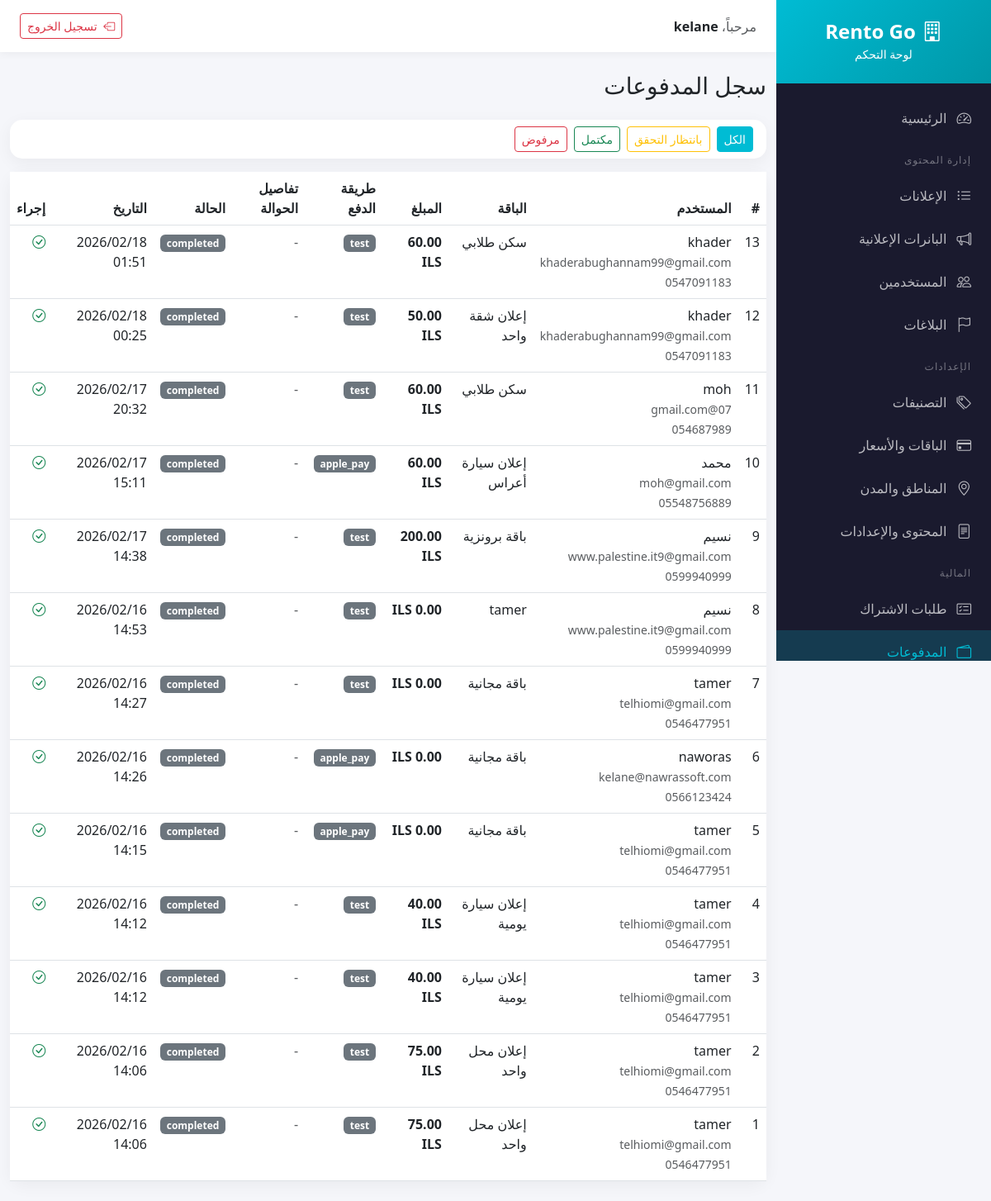
Screenshot of /deploy/admin/payments.php (signed in) with the database file from the repository.
### tables this page shows
CREATE TABLE `payments` (
  `id` int(10) UNSIGNED NOT NULL,
  `user_id` int(10) UNSIGNED NOT NULL,
  `plan_id` int(10) UNSIGNED NOT NULL,
  `subscription_id` int(10) UNSIGNED DEFAULT NULL,
  `amount` decimal(10,2) NOT NULL,
  `currency` varchar(10) DEFAULT 'ILS',
  `platform` enum('ios','android','web') NOT NULL,
  `payment_method` varchar(50) DEFAULT 'test',
  `sender_name` varchar(100) DEFAULT NULL,
  `transfer_date` date DEFAULT NULL,
  `transaction_id` varchar(255) DEFAULT NULL,
  `receipt_data` text DEFAULT NULL,
  `status` enum('pending','completed','failed','refunded') DEFAULT 'pending',
  `verified_at` timestamp NULL DEFAULT NULL,
  `verified_by` int(10) UNSIGNED DEFAULT NULL,
  `notes` text DEFAULT NULL,
  `created_at` timestamp NOT NULL DEFAULT current_timestamp(),
  `updated_at` timestamp NOT NULL DEFAULT current_timestamp() ON UPDATE current_timestamp()
);

CREATE TABLE `users` (
  `id` int(10) UNSIGNED NOT NULL,
  `name` varchar(255) NOT NULL,
  `company_name` varchar(255) DEFAULT NULL,
  `email` varchar(255) NOT NULL,
  `phone` varchar(20) NOT NULL,
  `password` varchar(255) NOT NULL,
  `user_type` enum('renter','owner','office','car_lessor') NOT NULL DEFAULT 'renter',
  `profile_image` varchar(500) DEFAULT NULL,
  `is_verified_phone` tinyint(1) DEFAULT 0,
  `is_verified_email` tinyint(1) DEFAULT 0,
  `is_trusted` tinyint(1) DEFAULT 0,
  `trusted_until` date DEFAULT NULL,
  `is_active` tinyint(1) DEFAULT 1,
  `has_received_welcome_bonus` tinyint(1) DEFAULT 0,
  `is_blocked` tinyint(1) DEFAULT 0,
  `is_approved` tinyint(1) DEFAULT 1,
  `preferred_language` enum('ar','en','he') DEFAULT 'ar',
  `fcm_token` varchar(500) DEFAULT NULL,
  `notifications_enabled` tinyint(1) DEFAULT 1,
  `created_at` timestamp NOT NULL DEFAULT current_timestamp(),
  `updated_at` timestamp NOT NULL DEFAULT current_timestamp() ON UPDATE current_timestamp(),
  `region_id` int(10) UNSIGNED DEFAULT NULL,
  `city_id` int(10) UNSIGNED DEFAULT NULL
);

CREATE TABLE `plans` (
  `id` int(10) UNSIGNED NOT NULL,
  `category` enum('properties','cars') NOT NULL,
  `name_ar` varchar(255) NOT NULL,
  `name_en` varchar(255) NOT NULL,
  `name_he` varchar(255) NOT NULL,
  `description_ar` text DEFAULT NULL,
  `description_en` text DEFAULT NULL,
  `description_he` text DEFAULT NULL,
  `plan_type` enum('single','package') DEFAULT 'single',
  `property_type_id` int(10) UNSIGNED DEFAULT NULL,
  `car_type_id` int(10) UNSIGNED DEFAULT NULL,
  `property_type` enum('apartment','shop_office','villa_chalet','student_housing','land') DEFAULT NULL,
  `car_usage_type` enum('daily','wedding','tourism') DEFAULT NULL,
  `listings_count` int(11) DEFAULT NULL,
  `is_unlimited` tinyint(1) DEFAULT 0,
  `duration_days` int(11) DEFAULT 30,
  `price` decimal(10,2) NOT NULL,
  `original_price` decimal(10,2) DEFAULT NULL,
  `discount_percent` int(11) DEFAULT NULL,
  `currency` varchar(10) DEFAULT 'ILS',
  `badge` enum('bronze','silver','gold') DEFAULT NULL,
  `is_featured` tinyint(1) DEFAULT 0,
  `allow_region_notifications` tinyint(1) DEFAULT 0,
  `allow_city_notifications` tinyint(1) DEFAULT 0,
  `is_trusted_advertiser` tinyint(1) DEFAULT 0,
  `is_active` tinyint(1) DEFAULT 1,
  `is_welcome_bonus` tinyint(1) DEFAULT 0,
  `welcome_bonus_once` tinyint(1) DEFAULT 1,
  `sort_order` int(11) DEFAULT 0,
  `created_at` timestamp NOT NULL DEFAULT current_timestamp(),
  `updated_at` timestamp NOT NULL DEFAULT current_timestamp() ON UPDATE current_timestamp()
);

### deploy/backend/config/database.php (called while the page is built, shortened)
<?php
class Database {
    private static $instance = null;
    private $connection;
    private function __construct() {
        try {
            $dsn = "mysql:host=" . DB_HOST . ";dbname=" . DB_NAME . ";charset=" . DB_CHARSET;
            $options = [
                PDO::ATTR_ERRMODE => PDO::ERRMODE_EXCEPTION,
                PDO::ATTR_DEFAULT_FETCH_MODE => PDO::FETCH_ASSOC,
                PDO::ATTR_EMULATE_PREPARES => false,
            ];
            $this->connection = new PDO($dsn, DB_USER, DB_PASS, $options);
            $this->connection->exec("SET time_zone = '+02:00'");
        } catch (PDOException $e) {
            throw new Exception("Database connection failed: " . $e->getMessage());
        }
    }
    public static function getInstance() {
        if (self::$instance === null) {
            self::$instance = new self();
        }
        return self::$instance;
    }
    public function query($sql, $params = []) {
        $stmt = $this->connection->prepare($sql);
        $stmt->execute($params);
        return $stmt;
    }
    public function fetchAll($sql, $params = []) {
        return $this->query($sql, $params)->fetchAll();
    }
}

### deploy/admin/payments.php (the view, shortened to what this page needs)
<?php
require_once __DIR__ . '/../backend/config/database.php';
$db = Database::getInstance();
$statusFilter = $_GET['status'] ?? '';
$whereClause = $statusFilter ? "WHERE p.status = '$statusFilter'" : "";
$page = max(1, (int)($_GET['page'] ?? 1));
$perPage = 20;
$offset = ($page - 1) * $perPage;
$payments = $db->fetchAll("
    SELECT p.*, u.name as user_name, u.email as user_email, u.phone as user_phone, pl.name_ar as plan_name
    FROM payments p
    LEFT JOIN users u ON p.user_id = u.id
    LEFT JOIN plans pl ON p.plan_id = pl.id
    $whereClause
    ORDER BY CASE WHEN p.status = 'pending' THEN 0 ELSE 1 END, p.created_at DESC
    LIMIT $perPage OFFSET $offset
");
include 'includes/header.php';
?>
<div class="container-fluid py-4">
    <div class="d-flex justify-content-between align-items-center mb-4">
        <h1 class="h3 mb-0">سجل المدفوعات</h1>
    </div>
    <div class="card mb-3">
        <div class="card-body py-2">
            <div class="d-flex gap-2">
                <a href="?" class="btn btn-sm <?= !$statusFilter ? 'btn-primary' : 'btn-outline-primary' ?>">الكل</a>
                <a href="?status=pending" class="btn btn-sm <?= $statusFilter === 'pending' ? 'btn-warning' : 'btn-outline-warning' ?>">بانتظار التحقق</a>
                <a href="?status=completed" class="btn btn-sm <?= $statusFilter === 'completed' ? 'btn-success' : 'btn-outline-success' ?>">مكتمل</a>
                <a href="?status=rejected" class="btn btn-sm <?= $statusFilter === 'rejected' ? 'btn-danger' : 'btn-outline-danger' ?>">مرفوض</a>
            </div>
        </div>
    </div>
    <div class="card">
        <div class="card-body p-0">
            <div class="table-responsive">
                <table class="table table-hover mb-0">
                    <thead>
                        <tr>
                            <th>#</th>
                            <th>المستخدم</th>
                            <th>الباقة</th>
                            <th>المبلغ</th>
                            <th>طريقة الدفع</th>
                            <th>تفاصيل الحوالة</th>
                            <th>الحالة</th>
                            <th>التاريخ</th>
                            <th>إجراء</th>
                        </tr>
                    </thead>
                    <tbody>
                        <?php foreach ($payments as $pay): ?>
                        <tr class="<?= $pay['status'] === 'pending' ? 'table-warning' : '' ?>">
                            <td><?= $pay['id'] ?></td>
                            <td>
                                <?= htmlspecialchars($pay['user_name']) ?><br>
                                <small class="text-muted"><?= $pay['user_email'] ?></small><br>
                                <small class="text-muted"><?= $pay['user_phone'] ?></small>
                            </td>
                            <td><?= htmlspecialchars($pay['plan_name']) ?></td>
                            <td><strong><?= number_format($pay['amount'], 2) ?> <?= $pay['currency'] ?></strong></td>
                            <td>
                                <?php
                                $methodLabels = [
                                    'bank_transfer' => '<span class="badge bg-info"><i class="bi bi-bank me-1"></i>حوالة بنكية</span>',
                                    'apple_pay' => '<span class="badge bg-dark"><i class="bi bi-apple me-1"></i>Apple Pay</span>',
                                    'google_pay' => '<span class="badge bg-primary"><i class="bi bi-google me-1"></i>Google Pay</span>',
                                    'test' => '<span class="badge bg-secondary">تجريبي</span>',
                                ];
                                echo $methodLabels[$pay['payment_method'] ?? 'test'] ?? '<span class="badge bg-secondary">' . ($pay['payment_method'] ?? 'غير محدد') . '</span>';
                                ?>
                            </td>
                            <td>
                                <?php if (($pay['payment_method'] ?? '') === 'bank_transfer'): ?>
                                <small>
                                    <?php if (!empty($pay['sender_name'])): ?>
                                    <strong>المُحوِّل:</strong> <?= htmlspecialchars($pay['sender_name']) ?><br>
                                    <?php endif; ?>
                                    <?php if (!empty($pay['transfer_date'])): ?>
                                    <strong>تاريخ:</strong> <?= $pay['transfer_date'] ?><br>
                                    <?php endif; ?>
                                    <?php if (!empty($pay['notes'])): ?>
                                    <strong>ملاحظات:</strong> <?= htmlspecialchars($pay['notes']) ?>
                                    <?php endif; ?>
                                </small>
                                <?php else: ?>
                                <span class="text-muted">-</span>
                                <?php endif; ?>
                            </td>
                            <td>
                                <?php
                                $statusLabels = [
                                    'pending' => '<span class="badge bg-warning text-dark"><i class="bi bi-hourglass-split me-1"></i>بانتظار التحقق</span>',
                                    'completed' => '<span class="badge bg-success"><i class="bi bi-check-circle me-1"></i>مكتمل</span>',
                                    'rejected' => '<span class="badge bg-danger"><i class="bi bi-x-circle me-1"></i>مرفوض</span>',
                                ];
                                echo $statusLabels[$pay['status']] ?? '<span class="badge bg-secondary">' . $pay['status'] . '</span>';
                                ?>
                            </td>
                            <td><?= date('Y/m/d H:i', strtotime($pay['created_at'])) ?></td>
                            <td>
                                <?php if ($pay['status'] === 'pending'): ?>
                                <form method="POST" class="d-inline">
                                    <input type="hidden" name="payment_id" value="<?= $pay['id'] ?>">
                                    <input type="hidden" name="action" value="verify">
                                    <button type="submit" class="btn btn-sm btn-success" onclick="return confirm('هل أنت متأكد من التحقق من هذا الدفع؟')">
                                        <i class="bi bi-check-lg"></i> تحقق
                                    </button>
                                </form>
                                <button type="button" class="btn btn-sm btn-danger" data-bs-toggle="modal" data-bs-target="#rejectModal<?= $pay['id'] ?>">
                                    <i class="bi bi-x-lg"></i> رفض
                                </button>
                                <div class="modal fade" id="rejectModal<?= $pay['id'] ?>" tabindex="-1">
                                    <div class="modal-dialog">
                                        <div class="modal-content">
                                            <form method="POST">
                                                <div class="modal-header">
                                                    <h5 class="modal-title">رفض الدفع #<?= $pay['id'] ?></h5>
                                                    <button type="button" class="btn-close" data-bs-dismiss="modal"></button>
                                                </div>
                                                <div class="modal-body">
                                                    <input type="hidden" name="payment_id" value="<?= $pay['id'] ?>">
                                                    <input type="hidden" name="action" value="reject">
                                                    <div class="mb-3">
                                                        <label class="form-label">سبب الرفض</label>
                                                        <textarea name="reject_reason" class="form-control" rows="3" required></textarea>
                                                    </div>
                                                </div>
                                                <div class="modal-footer">
                                                    <button type="button" class="btn btn-secondary" data-bs-dismiss="modal">إلغاء</button>
                                                    <button type="submit" class="btn btn-danger">رفض</button>
                                                </div>
                                            </form>
                                        </div>
                                    </div>
                                </div>
                                <?php elseif ($pay['status'] === 'completed'): ?>
                                <span class="text-success"><i class="bi bi-check-circle"></i></span>
                                <?php elseif ($pay['status'] === 'rejected'): ?>
                                <span class="text-danger"><i class="bi bi-x-circle"></i></span>
                                <?php endif; ?>
                            </td>
                        </tr>
                        <?php endforeach; ?>
                    </tbody>
                </table>
            </div>
        </div>
    </div>
</div>
<?php include 'includes/footer.php'; ?>

### deploy/admin/includes/header.php (style rules this page uses)
:root { --teal: #00bcd4; --teal-dark: #0097a7; --dark-bg: #1a1a2e; --sidebar-width: 260px; }
body { font-family: 'Segoe UI', Tahoma, Geneva, Verdana, sans-serif; background-color: #f5f6fa; }
.card { border: none; border-radius: 15px; box-shadow: 0 5px 20px rgba(0,0,0,0.05); }
.btn-primary { background: var(--teal); border-color: var(--teal); }

### rows the page displays
payments: id "13", user.name "khader", user.email "khaderabughannam99@gmail.com", user.phone "0547091183", plan.name_ar "سكن طلابي", amount "60.00", currency "ILS", payment_method "test", status "completed", created_at "2026/02/18 01:51"
payments: id "12", user.name "khader", user.email "khaderabughannam99@gmail.com", user.phone "0547091183", plan.name_ar "إعلان شقة واحد", amount "50.00", currency "ILS", payment_method "test", status "completed", created_at "2026/02/18 00:25"
payments: id "11", user.name "moh", user.email "07@gmail.com", user.phone "054687989", plan.name_ar "سكن طلابي", amount "60.00", currency "ILS", payment_method "test", status "completed", created_at "2026/02/17 20:32"
payments: id "10", user.name "محمد", user.email "moh@gmail.com", user.phone "05548756889", plan.name_ar "إعلان سيارة أعراس", amount "60.00", currency "ILS", payment_method "apple_pay", status "completed", created_at "2026/02/17 15:11"
payments: id "9", user.name "نسيم", user.email "www.palestine.it9@gmail.com", user.phone "0599940999", plan.name_ar "باقة برونزية", amount "200.00", currency "ILS", payment_method "test", status "completed", created_at "2026/02/17 14:38"
payments: id "8", user.name "نسيم", user.email "www.palestine.it9@gmail.com", user.phone "0599940999", plan.name_ar "tamer", amount "0.00", currency "ILS", payment_method "test", status "completed", created_at "2026/02/16 14:53"
payments: id "7", user.name "tamer", user.email "telhiomi@gmail.com", user.phone "0546477951", plan.name_ar "باقة مجانية", amount "0.00", currency "ILS", payment_method "test", status "completed", created_at "2026/02/16 14:27"
payments: id "6", user.name "naworas", user.email "kelane@nawrassoft.com", user.phone "0566123424", plan.name_ar "باقة مجانية", amount "0.00", currency "ILS", payment_method "apple_pay", status "completed", created_at "2026/02/16 14:26"
payments: id "5", user.name "tamer", user.email "telhiomi@gmail.com", user.phone "0546477951", plan.name_ar "باقة مجانية", amount "0.00", currency "ILS", payment_method "apple_pay", status "completed", created_at "2026/02/16 14:15"
payments: id "4", user.name "tamer", user.email "telhiomi@gmail.com", user.phone "0546477951", plan.name_ar "إعلان سيارة يومية", amount "40.00", currency "ILS", payment_method "test", status "completed", created_at "2026/02/16 14:12"
payments: id "3", user.name "tamer", user.email "telhiomi@gmail.com", user.phone "0546477951", plan.name_ar "إعلان سيارة يومية", amount "40.00", currency "ILS", payment_method "test", status "completed", created_at "2026/02/16 14:12"
payments: id "2", user.name "tamer", user.email "telhiomi@gmail.com", user.phone "0546477951", plan.name_ar "إعلان محل واحد", amount "75.00", currency "ILS", payment_method "test", status "completed", created_at "2026/02/16 14:06"
payments: id "1", user.name "tamer", user.email "telhiomi@gmail.com", user.phone "0546477951", plan.name_ar "إعلان محل واحد", amount "75.00", currency "ILS", payment_method "test", status "completed", created_at "2026/02/16 14:06"

### other values shown
$_SESSION['admin_name'] "kelane"
